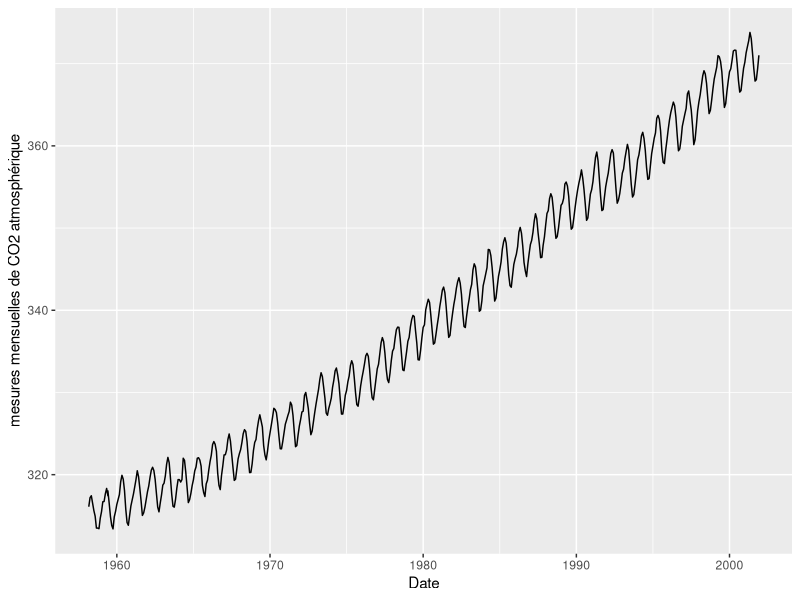
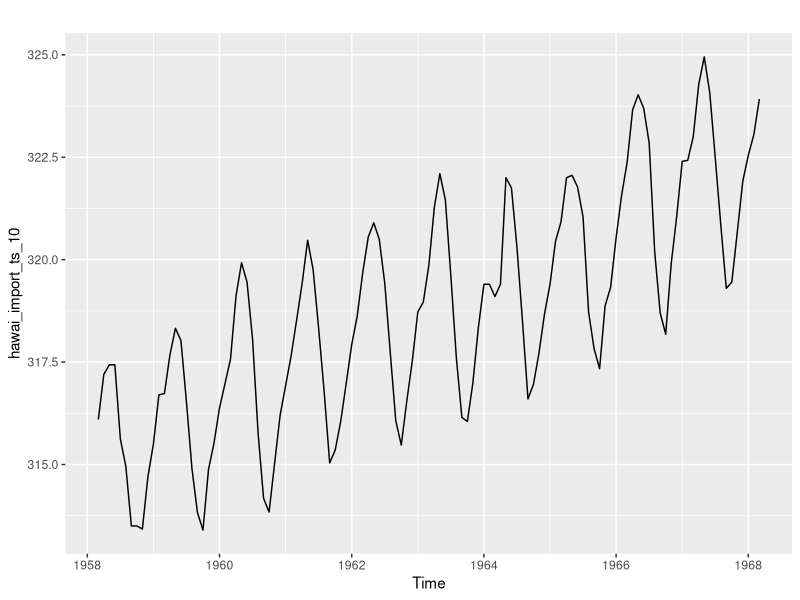
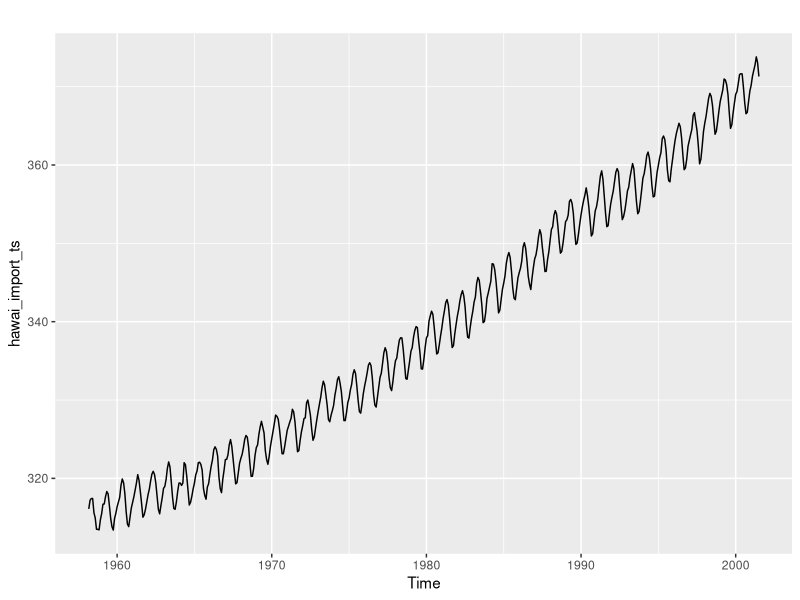
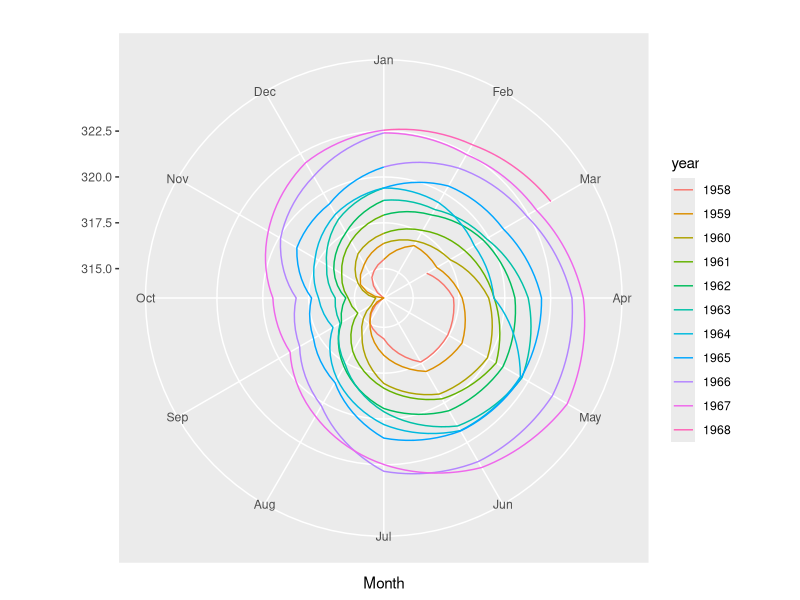
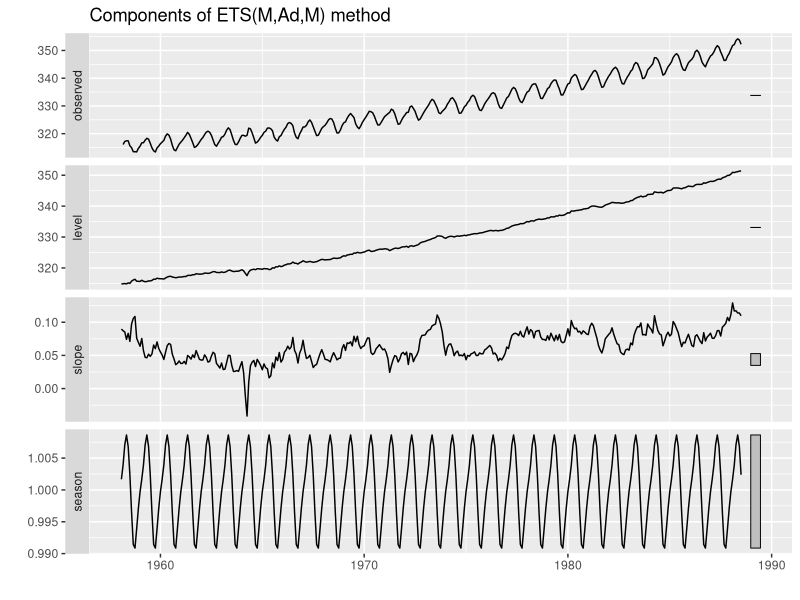
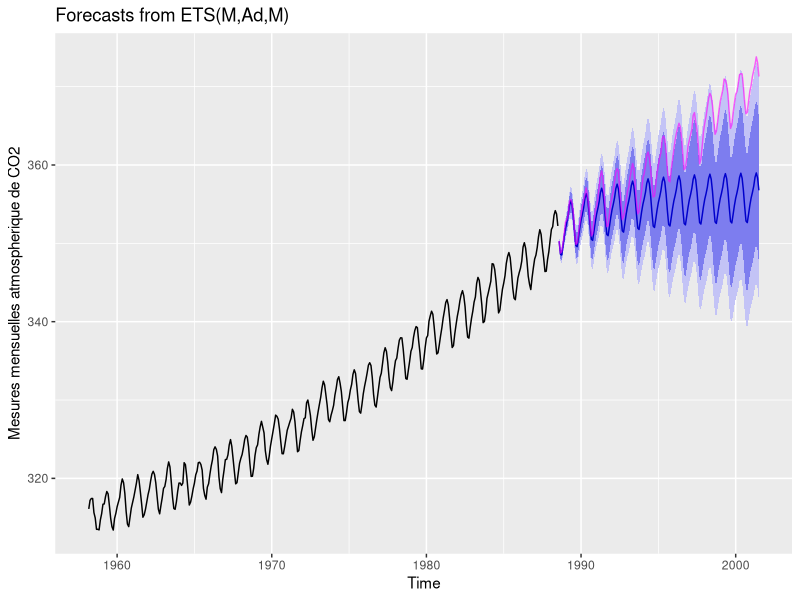
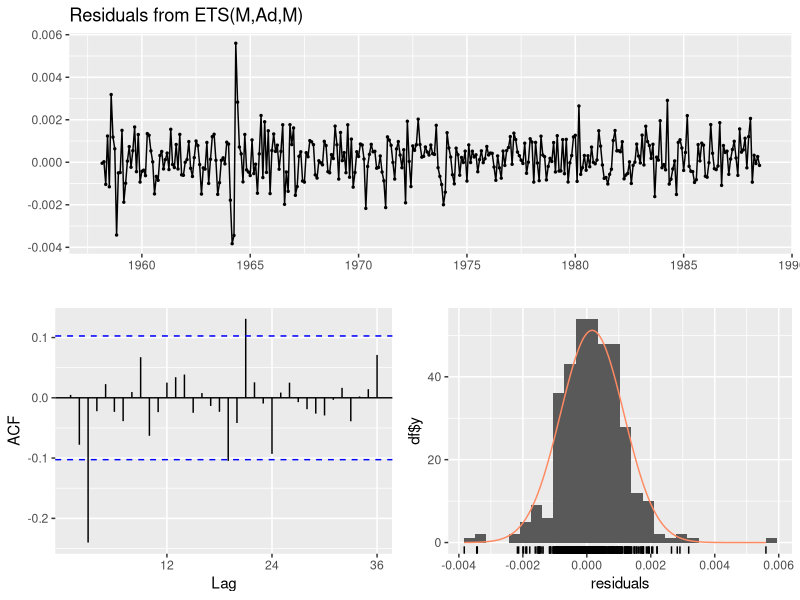
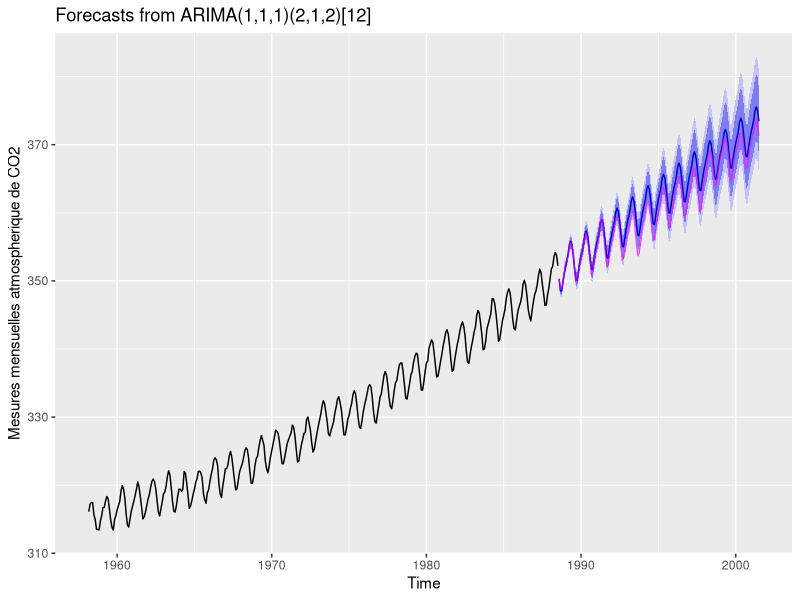

The R script that drew these images, in order:
## ---- chunk 1
knitr::opts_chunk$set(echo = TRUE)
## ---- chunk 2
library(tidyverse)
library(lubridate)
library("forecast")
## ---- chunk 3
hawai_import <- read.csv("hawai.csv", encoding = "UTF-8")
## ---- chunk 4
hawai_import <- hawai_import %>%
  mutate(Date = date_decimal(hawai_import$time))
## ---- chunk 5
write.csv(hawai_import, "hawai_import.csv")
## ---- chunk 6
str(hawai_import)

any(is.na(hawai_import)) # pas de valeurs manquantes
## ---- chunk 7
ggplot(data = hawai_import, mapping = aes(x = Date, y = CO2)) +
  geom_line() + 
  ylab("mesures mensuelles de CO2 atmosphérique") 
## ---- chunk 8
hawai_import_ts <- ts(hawai_import %>% select(-c(Date, time)),
                    start = c(hawai_import$Date[1] %>% year(), 3),
                    frequency = 12)
## ---- chunk 9
hawai_import_ts <- window(hawai_import_ts, start= c(1958, 3), end = c(2001, 7))
length(hawai_import_ts)
## ---- chunk 10
inherits(hawai_import_ts, "ts")# format Times-Series 
## ---- chunk 11
hawai_import_ts_10 <- window(hawai_import_ts, start= c(1958, 3), end = c(1968, 3))
autoplot(hawai_import_ts_10)
## ---- chunk 12
head(hawai_import_ts_10, 10) 
## ---- chunk 13
autoplot(hawai_import_ts)
## ---- chunk 14
ggP <- ggseasonplot(hawai_import_ts_10, polar = TRUE) + ggtitle("")
ggP
## ---- chunk 15
n <- length(hawai_import_ts)
n     # nombre total d'observation
ntrain <- n*0.7
ntrain    # nombre d'observation des données test
## ---- chunk 16
hawai_import$Date[ntrain] %>% year()  # l'année qui termine la serie d'entrainement
## ---- chunk 17
hawai_import$Date[ntrain] %>% year() 
## ---- chunk 18
hawai_import_ts_train <- window(hawai_import_ts, start= c(1958, 3), end = c(1988, 7))
hawai_import_ts_train # 70% environ des donnees
length(hawai_import_ts_train) 
hawai_import_ts_test <- window(hawai_import_ts, start= c(1988, 8))
hawai_import_ts_test  # 30% des donnees
length(hawai_import_ts_test) 
## ---- chunk 19
(length(hawai_import_ts_test) + length(hawai_import_ts_train)) == length(hawai_import_ts)
## ---- chunk 20
hawai_import_ets <- hawai_import_ts_train %>%
  forecast::ets()

hawai_import_ets
## ---- chunk 21
hawai_import_ets %>% autoplot()
## ---- chunk 22
summary(hawai_import_ets)
## ---- chunk 23
hawai_import_prev <- hawai_import_ets %>% forecast(12*13)
hawai_import_prev %>% autoplot() +
  autolayer(hawai_import_ts_test, color = rgb(1, 0, 1, 0.6))+
  xlab("Time") +
  ylab("Mesures mensuelles atmospherique de CO2")
## ---- chunk 24
checkresiduals(hawai_import_ets)
## ---- chunk 25
accuracy(hawai_import_prev, hawai_import_ts)
## ---- chunk 26
hawai_import_arima <- hawai_import_ts_train %>%
  auto.arima()


summary(hawai_import_arima) # sommaire
## ---- chunk 27
hawai_import_arima_prev <- hawai_import_arima %>% forecast(12*13)
hawai_import_arima_prev %>% autoplot() +
  autolayer(hawai_import_ts_test, color = rgb(1, 0, 1, 0.6))+
  xlab("Time") +
  ylab("Mesures mensuelles atmospherique de CO2")
## ---- chunk 28
checkresiduals(hawai_import_arima)
## ---- chunk 29
accuracy(hawai_import_arima_prev, hawai_import_ts)
